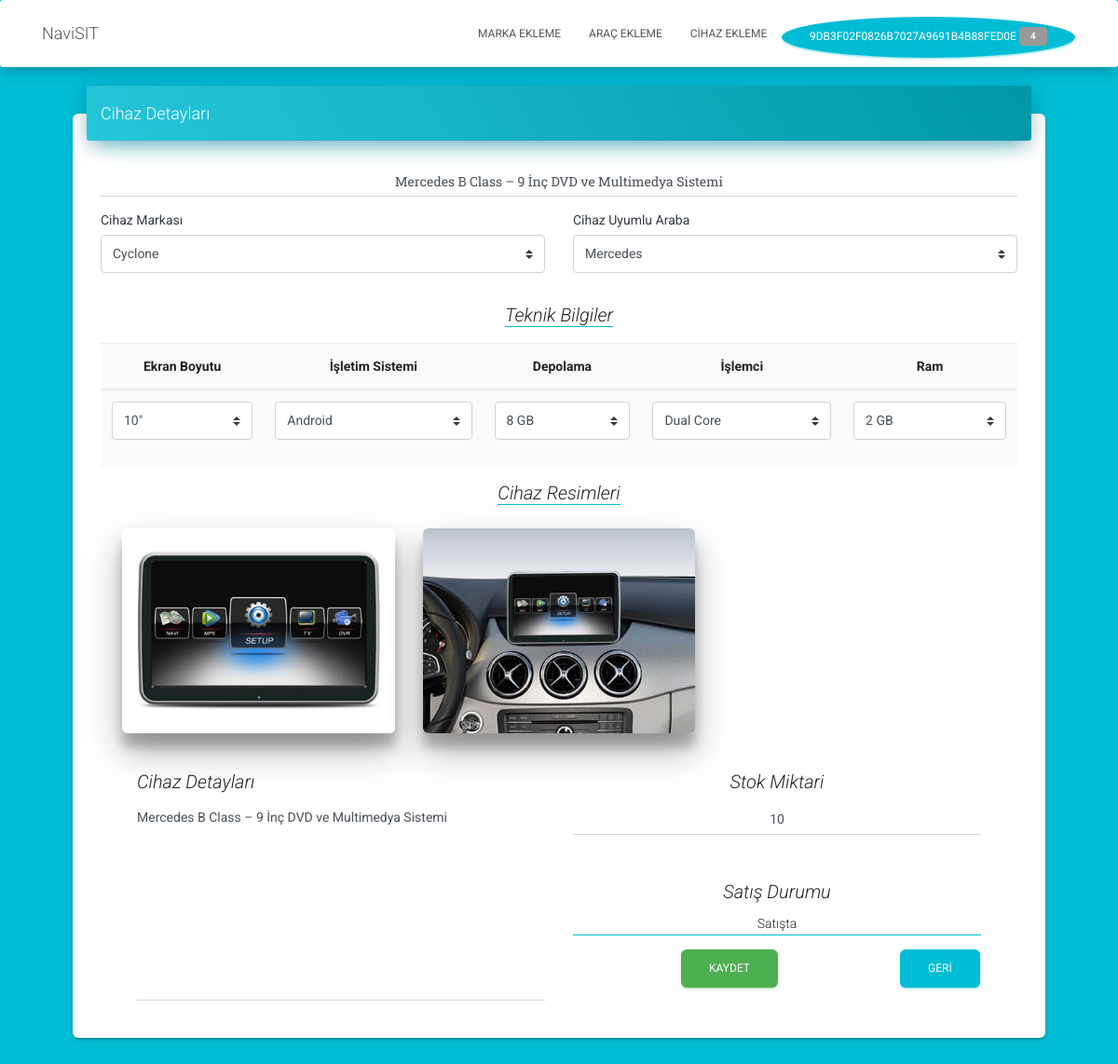
/duzenle.php?duzenle=4 (signed in), run on the app's committed database.
### tables this page shows
CREATE TABLE `tbl_urun` (
  `id` int(11) NOT NULL,
  `urun_adi` varchar(150) NOT NULL,
  `urun_marka` varchar(150) NOT NULL,
  `urun_uyumlu_araba` varchar(100) NOT NULL,
  `urun_stok` int(11) NOT NULL,
  `urun_durum` tinyint(4) NOT NULL
);

CREATE TABLE `urun_ozellikler` (
  `urun_id` int(11) NOT NULL,
  `urun_ekran` varchar(50) NOT NULL,
  `urun_sistem` varchar(50) NOT NULL,
  `urun_depolama` varchar(50) NOT NULL,
  `urun_cpu` varchar(50) NOT NULL,
  `urun_ram` varchar(50) NOT NULL,
  `urun_detay` text NOT NULL,
  `urun_resim1` varchar(100) DEFAULT NULL,
  `urun_resim2` varchar(100) DEFAULT NULL,
  `urun_resim3` varchar(100) DEFAULT NULL
);

### assets/pages/urun_ekle.php (called while the page is built, shortened)
<?php
foreach ($db->query("select * from tbl_marka") as $gelen)
{
    echo '
   <option value="'.$gelen[1].'">'.$gelen[1].'</option>';
                        }
?>
<?php
foreach ($db->query("select * from tbl_araba") as $gelen)
{
    echo '
   <option value="'.$gelen[1].'">'.$gelen[1].'</option>';
                       }
?>

### duzenle.php (the view, shortened to what this page needs)
<?php
include("assets/config.php");
?>
<!doctype html>
<html lang="tr">
<head>
    <link href="assets/css/material-kit.css" rel="stylesheet" />
    <link href="assets/css/arayuz.css" rel="stylesheet" />
    <link rel="stylesheet" href="assets/css/sweetalert2.min.css">
    <link rel="stylesheet" href="assets/css/all.css">
</head>
<body>
    <nav class="navbar navbar-expand-lg">
        <div class="container">
            <a class="navbar-brand" href="anasayfa.php">NaviSIT</a>
            <div class="collapse navbar-collapse" id="navbarNav">
                <ul class="navbar-nav ml-auto">
                    <li class="nav-item">
                        <a id="kayiteklehover" class="nav-link" data-toggle="modal" href="#markaekle">Marka Ekleme</a>
                    </li>
                    <li class="nav-item">
                        <a id="kayiteklehover" class="nav-link" data-toggle="modal" href="#aracekle">Araç Ekleme</a>
                    </li>
                    <li class="nav-item">
                        <a id="kayiteklehover" class="nav-link" data-toggle="modal" href="#cihazekle">Cihaz Ekleme</a>
                    </li>
                    <button type="button" class="btn btn-info rounded-circle mt-2" data-toggle="modal" data-target="#stack1">
                        <?php echo $_SESSION['kullanici'] ?> <span class="badge badge-default">4</span>
                    </button>
                </ul>
            </div>
        </div>
    </nav>
    <?php
    include("assets/pages/urun_ekle.php");
    ?>
    <div class="container pl-5 pr-5 mt-2">
        <div class="row">
            <div class="col-md-12">
                <div class="card card-nav-tabs">
                    <h4 class="card-header card-header-info">Cihaz Detayları</h4>
                    <div class="card-body">
                        <form class="form" enctype="multipart/form-data" method="POST">
                            <?php
                            if ($_GET['duzenle']) {
                                $detay_al = $_GET['duzenle'];
                                $sorgu = $db->prepare('select * from tbl_urun inner join urun_ozellikler on tbl_urun.id=urun_ozellikler.urun_id where tbl_urun.id=' . $detay_al . '');
                                $sorgu->execute(array($detay_al));
                                $d = $sorgu->fetchAll(PDO::FETCH_ASSOC);
                                foreach ($d as $veri) {
                                    ?>
                                    <h4 class="card-title">
                                <input name="urunadi" type="text" class="form-control text-center" value="<?php echo $veri['urun_adi']; ?>" placeholder="   <?php echo $veri['urun_adi']; ?>">
                                   </h4>
                                    <div class="row">
                                    <div class="form-group col-md-6">
                            <label class="text-dark" for="brand">Cihaz Markası</label>
                            <select class="custom-select" name="brand">
                         <?php
                         foreach ($db->query("select * from tbl_marka") as $gelen)
                         {
                             if($gelen[1]==$veri['urun_marka'])
                             {
                                 echo '<option value="'.$gelen[1].'" selected>'.$gelen[1].'</option>';
                             }
                                                 }
                         ?>
                        </select>
                        </div>
                        <div class="form-group col-md-6">
                            <label class="text-dark" for="car">Cihaz Uyumlu Araba</label>
                            <select class="custom-select" name="car">
                         <?php
                         foreach ($db->query("select * from tbl_araba") as $gelen)
                         {
                            if($gelen[1]==$veri['urun_uyumlu_araba'])
                            {
                                echo '<option value="'.$gelen[1].'" selected>'.$gelen[1].'</option>';
                            }
                                                }
                         ?>
                        </select>
                        </div>
                                    </div>
                                    <div class="row text-center mt-3">
                                        <div class="col-md-12">
                                            <i class="lead border-bottom border-info ">Teknik Bilgiler</i>
                                        </div>
                                    </div>
                                    <div class="row mt-2">
                                        <div class="col-md-12">
                                            <div class=" table mt-2">
                                                <table class="table text-center table-hover" id="table">
                                                    <thead>
                                                        <tr><?php
                                                            $i = 1;
                                                            $sutun[1] = "Ekran Boyutu";
                                                            $sutun[2] = "İşletim Sistemi";
                                                            $sutun[3] = "Depolama";
                                                            $sutun[4] = "İşlemci";
                                                            $sutun[5] = "Ram";
                                                            while ($i <= 5) {
                                                                echo '<th scope="col">
                                                    ' . $sutun[$i] . '</th>';
                                                                $i++;
                                                            }
                                                            ?>
                                                    </thead>
                                                    <tbody>
                                                        <td>
                                                            <div class="form-group"> <select class="custom-select" name="ekranboyut">
                                                                    <option value='10"' <?php if ($veri['urun_ekran'] == '10"') echo 'selected'; ?>>10"</option>
                                                                </select></div>
                                                        </td>
                                                        <td>
                                                            <div class="form-group"><select class="custom-select" name="sistem">
                                                                    <option value="Android" <?php if ($veri['urun_sistem'] == 'Android') echo 'selected'; ?>>Android</option>
                                                                </select></div>
                                                        </td>
                                                        <td>
                                                            <div class="form-group"> <select class="custom-select" name="depolama">
                                                                    <option value="8 GB" <?php if ($veri['urun_depolama'] == '8 GB') echo 'selected'; ?>>8 GB</option>
                                                                </select></div>
                                                        </td>
                                                        <td>
                                                            <div class="form-group">
                                                                <select class="custom-select" name="islemci">
                                                                    <option value="Dual Core" <?php if ($veri['urun_cpu'] == 'Dual Core') echo 'selected'; ?>>Dual Core</option>
                                                                </select>
                                                            </div>
                                                        </td>
                                                        <td>
                                                            <div class="form-group">
                                                                <select class="custom-select" name="ram">
                                                                    <option value="2 GB" <?php if ($veri['urun_ram'] == '2 GB') echo 'selected'; ?>>2 GB</option>
                                                                </select>
                                                            </div>
                                                        </td>
                                                    </tbody>
                                </form>
                            </div>
                        </div>
                    </div>
                    <div class="row text-center">
                        <div class="col-md-12">
                            <i class="lead border-bottom border-info ">Cihaz Resimleri</i>
                        </div>
                    </div>
                    <div class="row m-2">
                        <div class="col-md-4">
                            <img style="box-shadow: 0 19px 38px rgba(0,0,0,0.30), 0 15px 12px rgba(0,0,0,0.22)" class="img-fluid mx-auto d-block rounded mt-3 mb-3" src="<?php echo $veri['urun_resim1'] ?>" />
                        </div>
                        <div class="col-md-4">
                            <img style="box-shadow: 0 19px 38px rgba(0,0,0,0.30), 0 15px 12px rgba(0,0,0,0.22)" class="img-fluid mx-auto d-block rounded mt-3 mb-3" src="<?php echo $veri['urun_resim2'] ?>"> </div>
                        <div class="col-md-4">
                            <img style="box-shadow: 0 19px 38px rgba(0,0,0,0.30), 0 15px 12px rgba(0,0,0,0.22)" class="img-fluid mx-auto d-block rounded mt-3 mb-3" src="<?php echo $veri['urun_resim3'] ?>"> </div>
                    </div>
                    <div class="row m-4">
                        <div class="col-md-6">
                            <i class="lead">Cihaz Detayları </i>
                            <textarea name="detail" class=" form-control  mt-2" rows="10"><?php echo $veri['urun_detay'] ?></textarea>
                        </div>
                        <div class="col-md-6 text-center">
                            <i class="lead">Stok Miktari</i>
                            <p class="mt-2">
                                <input name="stok" type="text" class="form-control text-center" value="<?php echo $veri['urun_stok']; ?>" placeholder="   <?php echo $veri['urun_stok']; ?>">
                                <p>
                                    <div class="mt-5">
                                        <i class="lead">Satış Durumu</i>
                                        <p class="border-bottom border-info mt-2">
                                            <?php $durum = $veri['urun_durum'];
                                            if ($durum == 1) echo "Satışta";
                                            else echo "Satışta Değiş"; ?>
                                            <p>
                                                <input class="btn btn-success rounded" type="submit" value="KAYDET">
                                                <a href="anasayfa.php" class=" ml-3 btn btn-info rounded float-right">Geri</a>
                                    </div>
                        </div>
                    </div>
                </div>
            </div>
        <?php
    }
}
?>
</body>
</html>

### duzenle.php (style rules this page uses)
body { background-color: #00bcd4; }
.form-control, .is-focused, .form-control { background-image: linear-gradient(to top, #c4bfc5 2px, rgba(156, 39, 176, 0) 2px), linear-gradient(to top, #d2d2d2 1px, rgba(210, 210, 210, 0) 1px); }

### data on the page
tbl_urun: urunadi "Mercedes B Class – 9 İnç DVD ve Multimedya Sistemi", i "Ekran Boyutu", i "İşletim Sistemi", i "Depolama", i "İşlemci", i "Ram", urun_ozellikler.urun_resim1 (picture), urun_ozellikler.urun_resim2 (picture), detail "Mercedes B Class – 9 İnç DVD ve Multimedya Sistemi", stok "10", urun_durum "Satışta"

### other printed values
$_SESSION['kullanici'] "9DB3F02F0826B7027A9691B4B88FED0E"
form field brand "Cyclone"
form field car "Mercedes"
